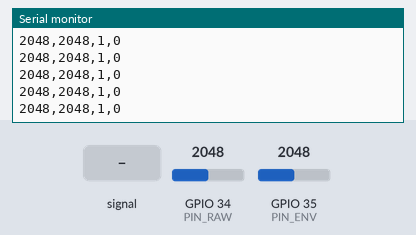
The sketch below on a simulated ESP32. On the bench: the last lines printed to the serial monitor. The inputs (shaded band) are chosen by the test bench; at power-on: GPIO 35 (PIN_ENV) = 2048, GPIO 34 (PIN_RAW) = 2048 (analog values on the 0–4095 scale).

Above: at 2.0 s.
2.1 s: GPIO 35 (PIN_ENV) fed a 1000 Hz sine of ±1023 counts around its level
At 3.0 s:
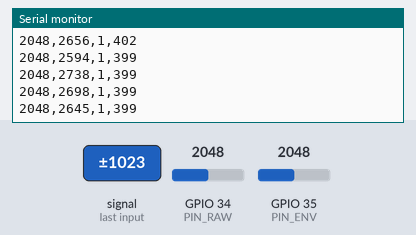
3.6 s: GPIO 35 (PIN_ENV) set to 1460
At 4.6 s:
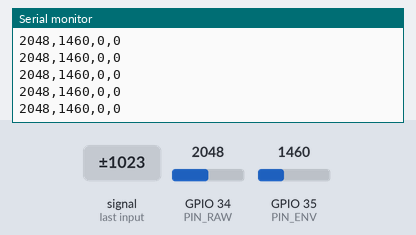
Timing chart, 0 to 5.9 s (numbered marks = the images above; inputs shaded):
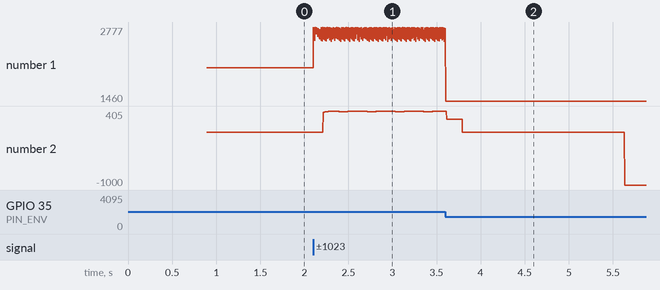

Measured:
- after the input at 2.1 s, the serial monitor: prints a new line at once (image 1)
- plotted number 1: 2048 → 2685 after the input at 2.1 s
- plotted number 2: 0 → 402 after the input at 2.1 s

The sketch:

emg-collector.ino
```cpp
/*
 * EMG collector (ESP-NOW sender)
 * ------------------------------------------------------------
 * Samples the analog EMG front-end, turns it into a grip "intent", and radios
 * that intent to the servo board (7C:87:CE:30:FA:88) at 50 Hz. The servo board
 * owns all safety (travel clamp, watchdog, stall stop) - we only send intent.
 *
 * DETECTION
 * Activity is the RATIO of a fast envelope of chB to a slow one (dualrate).
 * Being dimensionless it needs NO tare and NO calibration: the resting floor
 * may drift and the thresholds drift with it. See the constants below.
 *
 *   activity = fastEMA / slowEMA
 *   T_ON_R   -> start closing; grip force scales up to T_FULL_R
 *   T_OFF_R  -> release to HOLDING (hysteresis gap)
 *
 * Serial commands (single character):
 *   p : plot stream  -> "chA,chB,activity,intent" per sample
 *   i : intent stream-> "activity,intent" at 50 Hz
 *   t : self-test — bias / clipping / ground checks (no tare; none is needed)
 *   ca / cb : pick which channel drives intent (A=raw bipolar, B=envelope)
 *
 * Wiring:
 *   raw bandpass out ---> GPIO34 (ADC1_CH6, input-only)
 *   peak detector out --> GPIO35 (ADC1_CH7, input-only)
 *   circuit GND -------> ESP32 GND   (shared ground is mandatory)
 * ADC1 only: ADC2 is unusable while WiFi is on, and WiFi stays on for ESP-NOW.
 *
 * WARNING: never feed more than 3.3 V into a GPIO. Confirm with a multimeter
 * that both outputs stay within 0 - 3.3 V before wiring.
 *
 * Detection validated over the captures in data/ by tools/score_intent.py,
 * against the offline answer key in data/answer_key/.
 */

#include <Arduino.h>
#include <WiFi.h>
#include <esp_now.h>
#include <esp_wifi.h>

// ---- Pins / sampling ----
const int      PIN_RAW    = 34;   // raw bandpass (biased to ~1.65 V)
const int      PIN_ENV    = 35;   // peak detector envelope
const uint32_t SAMPLE_HZ  = 500;
const uint32_t SAMPLE_US  = 1000000UL / SAMPLE_HZ;
const int      OVERSAMPLE = 4;    // average N reads to cut noise
const int      ADC_MAX    = 4095; // 12-bit

// ---- Detection: DUAL-RATE RATIO (tools/algos/dualrate.py) ----
// Activity is the RATIO of a fast envelope to a slow one, not an offset above a
// tared floor. The ratio is dimensionless, so the thresholds are pure numbers
// and the resting floor may drift underneath them without recalibration —
// numerator and denominator move together. There is no tare step at all.
//
// Chosen by scoring 7 causal methods against an offline answer key
// (tools/score_intent.py). dualrate: F1 88 on held-out trials, 5% missed
// bursts, 86% quiet, and the only method that IMPROVED from fit to test.
// Brute-forced absolute thresholds scored similarly on fit but collapsed to
// 51% quiet on held-out data — on trial 171239 the resting floor steps up
// ~450 counts mid-recording and a fixed threshold ends up BELOW it, latching
// the hand shut for the whole run. That failure is what the ratio prevents.
const float T_ON_R   = 1.16f;   // ratio above which we start closing
const float T_OFF_R  = 1.075f;  // ...and below which we release (hysteresis)
const float T_FULL_R = 1.90f;   // full grip force at this ratio
const float FAST_MS      = 40.0f;   // fast envelope; lag here is response latency
const float SLOW_DOWN_S  = 0.8f;    // floor falls fast (release / post-brown-out)
const float SLOW_UP_S    = 6.0f;    // ...and rises slowly, so a grip isn't absorbed
const float FREEZE_R     = 1.22f;   // above this ratio the floor stops learning
const float FREEZE_S     = 6.0f;    // ...but not forever: a real floor step must win
const float SETTLE_S     = 2.5f;    // blind window while the peak detector recharges
const float WARM_S       = 0.5f;    // floor = running mean this long after power-on
const float REST_LO = 1500.0f, REST_HI = 2600.0f;  // front end's physical idle band
const int  DEAD_ABS = 300;          // reading below this = front-end unpowered

// ---- Intent ----
const uint8_t  SERVO_MAC[6]  = {0x7C, 0x87, 0xCE, 0x30, 0xFA, 0x88};
const uint32_t TICK_DIV      = 10;     // 500 Hz / 10 = 50 Hz intent + radio rate
const uint32_t TICK_MS       = 1000 / (SAMPLE_HZ / TICK_DIV);
const uint32_t DEBOUNCE_MS   = 80;     // sustained flex needed to enter CLOSING
const uint32_t RELAX_MS      = 150;    // sustained relax in CLOSING -> latch
const uint32_t OPEN_DWELL_MS = 2000;   // full relax this long -> hand opens
// Opening drives at the full SPEED_SPAN. At 600 it was only 240 us against
// closing's boosted 600 us — 2.5x slower — so with 36 units of real travel a
// full open took 40 s and got truncated. At 1000 the ratio is exactly
// CLOSE_BOOST: closing stays 1.5x quicker than opening, as intended.
const int      OPEN_SPEED    = 1000;   // intent magnitude while opening
const int      CLOSE_MIN     = 250;    // weakest close intent once engaged

// Opening used to run for a FIXED OPEN_DRIVE_MS (2500 ms). Closing has no time
// limit - you close for as long as you flex - so the two never balanced: at
// intent 1000 for 2 s the hand reaches 0.99 of travel and a full open sequence
// left it at 0.56, i.e. still 56% closed. Longer or harder closes were worse.
//
// So the open is now driven by TRAVEL, not time. gripEst mirrors the receiver's
// dead-reckoned gripPos using the same formula, and OPENING continues until it
// unwinds to zero. TRAVEL_CLAMP_S MUST MATCH the receiver's TRAVEL_CLAMP_S.
// The mirror must also model the receiver's SLEW LIMIT. Reversing from full
// close to full open takes ~53 ticks to ramp through neutral, and the hand
// keeps closing for part of that. Integrating raw intent instead ran the
// estimate to zero ~1 s early and still left the hand 16-30% closed.
// ponytail: open-loop mirror of an open-loop estimate. Replace both with a real
// reference (limit switch / current sense) when one exists. Assumes the hand
// starts OPEN at power-on.
// gripEst counts SECONDS OF FULL-SPEED-EQUIVALENT DRIVE, so an open just gives
// back what a close put in — no normalising constant, because dividing by one
// cancels out of the unwind entirely and only ever scaled a percentage readout.
// TRAVEL_CLAMP_S is the seconds of full-speed drive the mechanism absorbs
// open->closed; it exists solely to stop STALL (drive commanded while against
// the end stop, which moves nothing) from inflating the estimate.
// MEASURED: driving CLOSE at full manual speed takes 24 s to reach the closed
// stop, and closing runs at cmdFrac 1.5, so full travel = 24 * 1.5 = 36 units.
// The old 1.955 was a guess and 18x too small — the estimate stopped counting
// almost immediately, so an open could never give back what a close put in.
// MUST MATCH the receiver's TRAVEL_CLAMP_S.
const float    TRAVEL_CLAMP_S  = 36.0f;  // drive-units for full open -> closed
const float    SERVO_SLEW_TICK = 0.03f; // = SLEW_US/SPEED_SPAN on the receiver
const int      SERVO_DEADBAND  = 20;    // MUST MATCH the receiver's DEADBAND
const float    CLOSE_BOOST     = 1.5f;  // MUST MATCH the receiver's CLOSE_BOOST.
                                        // Closing drives 1.5x faster than opening,
                                        // so it covers travel 1.5x faster too. If
                                        // this mirror omitted the boost, gripEst
                                        // would under-count what was closed and
                                        // ST_OPENING would quit early, leaving the
                                        // hand part-closed — the exact bug the
                                        // travel-based open was written to fix.
// Sized from the measurement, not guessed: unwinding a full 36 units at
// OPEN_SPEED 1000 takes 37 s, so 30 s would have left 7 units (~19% of travel)
// permanently closed. A backstop that should never fire in normal use - a
// typical 2 s grip unwinds in about 4 s.
const uint32_t OPEN_MAX_MS     = 45000; // hard backstop on a runaway open
float          gripEst         = 0.0f;  // seconds of net closing drive; 0 = open
float          cmdFrac         = 0.0f;  // slew-limited speed the servo is at

enum IntentState : uint8_t { ST_OPEN = 0, ST_CLOSING, ST_HOLDING, ST_OPENING };
const char *STATE_NAMES[] = {"OPEN", "CLOSING", "HOLDING", "OPENING"};

typedef struct __attribute__((packed)) {
  uint32_t seq;
  int16_t  intent;      // -1000 open .. 0 hold .. +1000 close
  uint8_t  state;       // IntentState
  uint8_t  ready;       // 0 -> servo board must stay neutral
} IntentPacket;

char        mode = 'p';
uint32_t    nextSampleUs = 0;
int         srcPin  = PIN_ENV;          // channel driving intent — chB by default:
char        srcName = 'b';              // dualrate was tuned and validated on chB
float       sig = 1.0f;                 // activity = fast/slow ratio, 1.0 = rest
float       envFast = 0.0f, envSlow = 0.0f;   // the two envelopes
bool        envValid = false;           // envelopes seeded on a live sample
uint32_t    heldN = 0, warmN = 0;       // freeze / warm-up counters
int         settleN = 0;                // samples left in the post-brown-out blind
float       aFast = 0.0f, aSlowDn = 0.0f, aSlowUp = 0.0f;   // EMA coefficients
bool        ready = false;              // signal alive
IntentState ist = ST_OPEN;
int         lastIntent = 0;
uint32_t    tickCount = 0, txSeq = 0, txFails = 0, lastFailReportMs = 0;
uint32_t    aboveOnMs = 0, belowOffMs = 0, openStartMs = 0;

int readAvg(int pin) {
  long acc = 0;
  for (int i = 0; i < OVERSAMPLE; i++) acc += analogRead(pin);
  return (int)(acc / OVERSAMPLE);
}

static float clampRest(float v) {
  return v < REST_LO ? REST_LO : (v > REST_HI ? REST_HI : v);
}

// EMA coefficients are 1/(tau_in_samples), matching dualrate.py exactly.
void resetDetector() {
  aFast   = 1.0f / max(1.0f, FAST_MS / 1000.0f * SAMPLE_HZ);
  aSlowDn = 1.0f / max(1.0f, SLOW_DOWN_S * SAMPLE_HZ);
  aSlowUp = 1.0f / max(1.0f, SLOW_UP_S * SAMPLE_HZ);
  envValid = false; heldN = warmN = 0; settleN = 0; sig = 1.0f;
}

// Activity = fastEnvelope / slowEnvelope. Returns 1.0 (= "resting") whenever
// the reading carries no usable information, so the FSM simply sees no activity.
// Mirror of Detector.update() in tools/algos/dualrate.py — keep the two in step.
float activity(int x) {
  if (x < DEAD_ABS) {                 // unpowered: learn nothing, report nothing
    envValid = false;
    heldN = 0;
    settleN = (int)(SETTLE_S * SAMPLE_HZ);   // arm the blind window for recharge
    sig = 1.0f;
    return sig;
  }
  float v = (float)x;
  if (!envValid) {                    // cold start: trust the physical idle band,
    envFast = envSlow = clampRest(v);  // so a trial that opens railed still fires
    envValid = true;
    // NB: warmN is deliberately NOT reset here. The warm-up runs once per boot,
    // not once per brown-out — after a brown-out the SETTLE window already pins
    // the floor to the present value, which is the same protection. Resetting it
    // here diverged from the validated reference on all three heavy-dropout
    // trials (190832, 195519, 202105).
    sig = 1.0f;
    return sig;
  }
  envFast += aFast * (v - envFast);
  if (settleN > 0) {                  // peak detector still recharging: neither a
    settleN--;                        // contraction nor a usable floor, so pin the
    envSlow = envFast;                // floor to now and emerge already correct
    sig = 1.0f;
    return sig;
  }
  envSlow = clampRest(envSlow);
  sig = envFast / max(envSlow, 1.0f);

  // Warm-up: for WARM_S the floor is just a running mean. Seeding it from a
  // single sample let one low reading at power-on hold the ratio at 1.29 and
  // close the hand for two seconds (seen on trial 195519).
  warmN++;
  bool warm = warmN <= (uint32_t)(WARM_S * SAMPLE_HZ);

  // Freeze the floor while clearly contracting, so a long grip is not absorbed
  // into it — but only for FREEZE_S. Once that expires the floor tracks again
  // and KEEPS tracking until the ratio falls back, otherwise a genuine step in
  // the resting level (trial 171239) holds the freeze on forever.
  heldN = (sig > FREEZE_R && !warm) ? heldN + 1 : 0;
  if (heldN == 0 || heldN > (uint32_t)(FREEZE_S * SAMPLE_HZ)) {
    float a = (envFast < envSlow) ? aSlowDn : aSlowUp;
    if (warm) a = max(a, 1.0f / (float)warmN);
    envSlow += a * (envFast - envSlow);
  }
  return sig;
}

void selfTest() {
  Serial.println(F("\n== self-test / tare (hold muscle relaxed) =="));
  long sA = 0, sB = 0;
  int mnA = ADC_MAX, mxA = 0, mnB = ADC_MAX, mxB = 0;
  const int N = 200;
  for (int i = 0; i < N; i++) {
    int a = readAvg(PIN_RAW), b = readAvg(PIN_ENV);
    sA += a; sB += b;
    if (a < mnA) mnA = a;  if (a > mxA) mxA = a;
    if (b < mnB) mnB = b;  if (b > mxB) mxB = b;
    delay(2);
  }
  int meanA = sA / N, meanB = sB / N;
  Serial.printf("ch A (raw): mean=%d (%d mV)  range[%d..%d]  ripple=%d\n",
                meanA, analogReadMilliVolts(PIN_RAW), mnA, mxA, mxA - mnA);
  Serial.printf("ch B (env): mean=%d (%d mV)  range[%d..%d]  ripple=%d\n",
                meanB, analogReadMilliVolts(PIN_ENV), mnB, mxB, mxB - mnB);
  if (meanA < 1500 || meanA > 2600)
    Serial.println(F("  ! ch A resting level is far from mid-rail (~2048)."));
  if (mnA <= 2 || mxA >= ADC_MAX - 2 || mnB <= 2 || mxB >= ADC_MAX - 2)
    Serial.println(F("  ! clipping at a rail - signal may exceed 0-3.3 V."));
  if ((mxA - mnA) > 800)
    Serial.println(F("  ! ch A very noisy at rest - check ground / floating input."));

  // No tare: the dual-rate ratio learns its own floor and tracks it while
  // running, so there is nothing to calibrate and nothing to hold still for.
  resetDetector();
  ist = ST_OPEN; aboveOnMs = belowOffMs = 0;
  gripEst = 0.0f; cmdFrac = 0.0f;
  // dualrate self-calibrates, so there is nothing to wait for: the board is
  // always "ready". Whether the front end is actually LIVE is judged per sample
  // by `raw > DEAD_ABS` in intentTick(), so intent starts the instant a signal
  // appears and stops during a brown-out — no reboot, no 't', no re-tare.
  // Latching this from a one-shot boot measurement of meanB was a trap: a board
  // powered on before its analog front end silently produced zero intent
  // forever, which is why the viewer's intent trace stayed flat.
  ready = true;
  Serial.printf("  ch %c dual-rate ratio: T_on=%.3f T_off=%.3f full=%.3f%s\n\n",
                srcName - 32, T_ON_R, T_OFF_R, T_FULL_R,
                meanB > DEAD_ABS ? "" : "   (front-end reads ~0 now; will engage when live)");
}

void setSource(char ch) {
  if (ch == srcName) { Serial.printf("# already ch %c\n", ch - 32); return; }
  srcName = ch;
  srcPin  = (ch == 'a') ? PIN_RAW : PIN_ENV;
  Serial.printf("# intent source -> ch %c (%s), re-taring\n", ch - 32,
                ch == 'a' ? "raw bandpass" : "analog envelope");
  selfTest();
}

void onEspNowSent(const esp_now_send_info_t *info, esp_now_send_status_t status) {
  if (status != ESP_NOW_SEND_SUCCESS) txFails++;
}

void initEspNow() {
  WiFi.mode(WIFI_STA);
  if (esp_now_init() != ESP_OK) {
    Serial.println(F("! esp_now_init failed - intent radio disabled"));
    return;
  }
  esp_now_register_send_cb(onEspNowSent);
  esp_now_peer_info_t peer = {};
  memcpy(peer.peer_addr, SERVO_MAC, 6);
  peer.channel = 0;
  peer.ifidx = WIFI_IF_STA;
  peer.encrypt = false;
  if (esp_now_add_peer(&peer) != ESP_OK)
    Serial.println(F("! esp_now_add_peer failed - intent radio disabled"));
}

// 50 Hz: two thresholds with hysteresis, latching, then radio the intent.
void intentTick(int raw) {
  int intent = 0;
  bool alive = ready && raw > DEAD_ABS;      // unplugged/unpowered -> stay safe

  if (alive) {
    aboveOnMs  = (sig > T_ON_R)  ? aboveOnMs + TICK_MS : 0;
    belowOffMs = (sig < T_OFF_R) ? belowOffMs + TICK_MS : 0;

    IntentState prev = ist;
    switch (ist) {
      case ST_OPEN:
        if (aboveOnMs >= DEBOUNCE_MS) ist = ST_CLOSING;
        break;
      case ST_CLOSING: {
        float frac = constrain((sig - T_ON_R) / (T_FULL_R - T_ON_R), 0.0f, 1.0f);
        intent = CLOSE_MIN + (int)(frac * (1000 - CLOSE_MIN));
        if (belowOffMs >= RELAX_MS) ist = ST_HOLDING;      // latch the grip
        break;
      }
      case ST_HOLDING:
        if (aboveOnMs >= DEBOUNCE_MS) ist = ST_CLOSING;    // re-grip
        else if (belowOffMs >= OPEN_DWELL_MS) {            // let go
          ist = ST_OPENING; openStartMs = millis();
        }
        break;
      case ST_OPENING:
        intent = -OPEN_SPEED;
        if (aboveOnMs >= DEBOUNCE_MS) ist = ST_CLOSING;
        // keep driving until the travel we actually commanded is unwound, not
        // for a fixed time, or a hard close never fully opens again
        else if (gripEst <= 0.0f ||
                 millis() - openStartMs >= OPEN_MAX_MS) ist = ST_OPEN;
        break;
    }
    if (ist != prev)   // no comma, so the Python viewer's parser skips it
      Serial.printf("# intent state -> %s\n", STATE_NAMES[ist]);
  } else {
    ist = ST_OPEN; aboveOnMs = belowOffMs = 0;
    gripEst = 0.0f; cmdFrac = 0.0f;   // front end dead: receiver holds neutral,
                                      // the hand is not moving, estimate stale
  }

  // Mirror the receiver: slew toward the commanded speed, then integrate the
  // speed actually reached. Only the open end is bounded - closing further is
  // deliberate, and the matching open must be able to unwind all of it.
  float want = (abs(intent) < SERVO_DEADBAND) ? 0.0f : intent / 1000.0f;
  if (want > 0.0f) want *= CLOSE_BOOST;      // closing is the faster direction
  if      (cmdFrac < want) cmdFrac = min(cmdFrac + SERVO_SLEW_TICK, want);
  else if (cmdFrac > want) cmdFrac = max(cmdFrac - SERVO_SLEW_TICK, want);
  if (gripEst <= 0.0f && cmdFrac < 0.0f) cmdFrac = 0.0f;   // receiver's open clamp
  gripEst += cmdFrac * (TICK_MS / 1000.0f);
  if (gripEst < 0.0f)           gripEst = 0.0f;
  if (gripEst > TRAVEL_CLAMP_S) gripEst = TRAVEL_CLAMP_S;   // at the end stop

  lastIntent = intent;
  IntentPacket p = {++txSeq, (int16_t)intent, (uint8_t)ist, (uint8_t)alive};
  esp_now_send(SERVO_MAC, (const uint8_t *)&p, sizeof p);

  if (txFails > 0 && millis() - lastFailReportMs > 5000) {
    Serial.printf("# espnow: %lu sends unacked (servo board off?)\n",
                  (unsigned long)txFails);
    txFails = 0; lastFailReportMs = millis();
  }

  if (mode == 'i') {
    Serial.print((int)sig); Serial.print(','); Serial.println(intent);
  }
}

void setup() {
  Serial.begin(115200);
  delay(300);
  analogReadResolution(12);
  analogSetPinAttenuation(PIN_RAW, ADC_11db);   // ~0 - 3.3 V input range
  analogSetPinAttenuation(PIN_ENV, ADC_11db);

  Serial.println(F("\nEMG collector ready."));
  Serial.println(F("cmds: p=plot  i=intent  t=self-test  ca/cb=source channel"));
  initEspNow();        // WiFi up BEFORE the self-test so noise is measured under
  resetDetector();     // real operating conditions
  selfTest();
  nextSampleUs = micros();
}

void loop() {
  if (Serial.available()) {
    char c = Serial.read();
    if (c == 't')                  selfTest();
    else if (c == 'p' || c == 'i') mode = c;
    else if (c == 'c') {           // 'ca' / 'cb' select the source channel
      uint32_t t0 = millis();
      while (!Serial.available() && millis() - t0 < 50) delay(1);
      char n = Serial.available() ? Serial.peek() : 0;
      if (n == 'a' || n == 'b') { Serial.read(); setSource(n); }
    }
  }

  uint32_t now = micros();
  if ((int32_t)(now - nextSampleUs) < 0) return;
  nextSampleUs += SAMPLE_US;

  int src = readAvg(srcPin);
  activity(src);
  if (++tickCount >= TICK_DIV) {
    tickCount = 0;
    intentTick(src);
  }

  if (mode == 'p') {   // "chA,chB,activity,intent"
    int a = (srcPin == PIN_RAW) ? src : readAvg(PIN_RAW);
    int b = (srcPin == PIN_ENV) ? src : readAvg(PIN_ENV);
    Serial.print(a);        Serial.print(',');
    Serial.print(b);        Serial.print(',');
    Serial.print((int)sig); Serial.print(',');
    Serial.println(lastIntent);
  }
}
```
